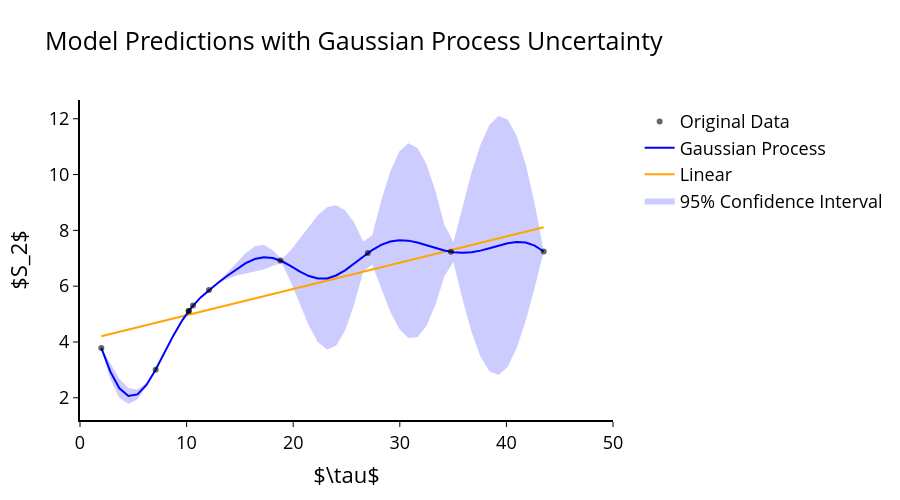

Notebook code for this chart:
### Code cell
import plotly.graph_objects as go

fig = go.Figure()

# 1. Plot the 95% Confidence Interval (Equivalent to ax.fill_between)
# This is done using a single 'scatter' trace in 'lines' mode with 'fill' set to 'tonexty' for the upper bound,
# and another 'scatter' trace for the lower bound which is connected to the upper bound.

# Lower Bound (Invisible line to establish the starting point of the fill)
fig.add_trace(go.Scatter(
    x=X_pred.ravel(),
    y=y_lower_bound_gp_reg,
    line=dict(width=0), # Make the line invisible
    showlegend=False, # Don't show this trace in the legend
    name='_lower_ci' # Internal name
))

# Upper Bound (Fills the area up to the lower bound)
fig.add_trace(go.Scatter(
    x=X_pred.ravel(),
    y=y_upper_bound_gp_reg,
    fill='tonexty', # Fill the area down to the previous trace ('lower_ci')
    fillcolor='rgba(0,0,255,0.2)', # Blue color with 20% opacity (alpha=0.2)
    line=dict(width=0), # Make the line invisible
    mode='lines',
    name='95% Confidence Interval' # This will be the legend entry for the filled area
))

# 2. Plot the Linear Regression Prediction (Equivalent to ax.plot)
fig.add_trace(go.Scatter(
    x=X_pred.ravel(),
    y=y_pred_lin_reg,
    mode='lines',
    name='Linear',
    line=dict(color='orange')
))

# 3. Plot the Gaussian Process Prediction (Equivalent to ax.plot)
fig.add_trace(go.Scatter(
    x=X_pred.ravel(),
    y=y_pred_gp_reg,
    mode='lines',
    name='Gaussian Process',
    line=dict(color='blue')
))

# 4. Plot the Original Data (Equivalent to ax.scatter)
fig.add_trace(go.Scatter(
    x=X.ravel(),
    y=y,
    mode='markers',
    name='Original Data',
    marker=dict(opacity=0.6, color='black')
))


# Define axis properties for cleaner, black lines and visible ticks
axis_style = dict(
    showgrid=False,
    zeroline=False,
    showline=True,        # Show the axis line
    linecolor='black',    # Make the axis line black
    linewidth=2,          # Thicker line
    ticks='outside',      # Explicitly show ticks
    tickcolor='black',    # Make ticks black
    mirror=False,         # Crucial: Setting mirror=False removes the line and ticks on the opposite side (top/right)
)

# 5. Set Axes Labels, Legend, and Layout (Equivalent to ax.set_xlabel, ax.set_ylabel, ax.legend, ax.grid(False))
fig.update_layout(
    xaxis_title="$\\tau$",
    yaxis_title="$S_2$",
    legend=dict(
        orientation="v",
        yanchor="top",
        y=0.99,
        xanchor="left",
        # x=0.01
        x = 1.05
    ),
    # Adjust dimensions (less wide)
    width=900,
    height=500,
    # Increase font size for all text elements
    font=dict(
        color='black', # Set all text to black
        size=18
    ),

    # Remove the light blue background (using 'plotly_white' template)
    template='plotly_white', 

    # Optional: Set a title for the plot
    title='Model Predictions with Gaussian Process Uncertainty ',
    # To mimic ax.grid(False), Plotly's default is often less intrusive,
    # but you can explicitly remove grid lines if necessary:
    # xaxis=dict(showgrid=False),
    yaxis=dict(
        **axis_style
    ),
    xaxis=dict(
        range=[0.0, 50.0],  # <--- This defines the x-axis limits
        # title='Time',
        **axis_style
    )
)

### Figure 1 — Plotly figure (JSON) as saved in the notebook; plotly's stock layout.template omitted (floating-point values rounded to 4 significant figures)
{"data": [{"line": {"width": 0}, "name": "_lower_ci", "showlegend": false, "type": "scatter", "x": [2.0, 2.847, 3.694, 4.541, 5.388, 6.235, 7.082, 7.929, 8.776, 9.622, 10.47, 11.32, 12.16, 13.01, 13.86, 14.7, 15.55, 16.4, 17.24, 18.09, 18.94, 19.79, 20.63, 21.48, 22.33, 23.17, 24.02, 24.87, 25.71, 26.56, 27.41, 28.26, 29.1, 29.95, 30.8, 31.64, 32.49, 33.34, 34.18, 35.03, 35.88, 36.72, 37.57, 38.42, 39.27, 40.11, 40.96, 41.81, 42.65, 43.5], "y": [3.786, 2.665, 1.996, 1.777, 1.945, 2.391, 2.995, 3.601, 4.228, 4.79, 5.243, 5.594, 5.884, 6.105, 6.269, 6.382, 6.455, 6.514, 6.593, 6.732, 6.824, 6.14, 5.342, 4.576, 3.994, 3.729, 3.863, 4.415, 5.336, 6.518, 6.773, 5.893, 5.086, 4.47, 4.144, 4.171, 4.572, 5.324, 6.358, 6.863, 5.539, 4.369, 3.474, 2.939, 2.814, 3.103, 3.773, 4.751, 5.944, 7.243]}, {"fill": "tonexty", "fillcolor": "rgba(0,0,255,0.2)", "line": {"width": 0}, "mode": "lines", "name": "95% Confidence Interval", "type": "scatter", "x": [2.0, 2.847, 3.694, 4.541, 5.388, 6.235, 7.082, 7.929, 8.776, 9.622, 10.47, 11.32, 12.16, 13.01, 13.86, 14.7, 15.55, 16.4, 17.24, 18.09, 18.94, 19.79, 20.63, 21.48, 22.33, 23.17, 24.02, 24.87, 25.71, 26.56, 27.41, 28.26, 29.1, 29.95, 30.8, 31.64, 32.49, 33.34, 34.18, 35.03, 35.88, 36.72, 37.57, 38.42, 39.27, 40.11, 40.96, 41.81, 42.65, 43.5], "y": [3.786, 3.209, 2.685, 2.353, 2.296, 2.529, 2.997, 3.646, 4.262, 4.799, 5.243, 5.6, 5.886, 6.176, 6.5, 6.855, 7.193, 7.433, 7.487, 7.289, 6.962, 7.293, 7.706, 8.151, 8.554, 8.829, 8.902, 8.722, 8.278, 7.603, 7.816, 9.065, 10.11, 10.82, 11.12, 10.96, 10.37, 9.419, 8.205, 7.576, 8.854, 10.06, 11.07, 11.78, 12.1, 11.98, 11.39, 10.37, 8.966, 7.243]}, {"line": {"color": "orange"}, "mode": "lines", "name": "Linear", "type": "scatter", "x": [2.0, 2.847, 3.694, 4.541, 5.388, 6.235, 7.082, 7.929, 8.776, 9.622, 10.47, 11.32, 12.16, 13.01, 13.86, 14.7, 15.55, 16.4, 17.24, 18.09, 18.94, 19.79, 20.63, 21.48, 22.33, 23.17, 24.02, 24.87, 25.71, 26.56, 27.41, 28.26, 29.1, 29.95, 30.8, 31.64, 32.49, 33.34, 34.18, 35.03, 35.88, 36.72, 37.57, 38.42, 39.27, 40.11, 40.96, 41.81, 42.65, 43.5], "y": [4.206, 4.285, 4.365, 4.445, 4.525, 4.604, 4.684, 4.764, 4.843, 4.923, 5.003, 5.082, 5.162, 5.242, 5.321, 5.401, 5.481, 5.561, 5.64, 5.72, 5.8, 5.879, 5.959, 6.039, 6.118, 6.198, 6.278, 6.358, 6.437, 6.517, 6.597, 6.676, 6.756, 6.836, 6.915, 6.995, 7.075, 7.155, 7.234, 7.314, 7.394, 7.473, 7.553, 7.633, 7.712, 7.792, 7.872, 7.952, 8.031, 8.111]}, {"line": {"color": "blue"}, "mode": "lines", "name": "Gaussian Process", "type": "scatter", "x": [2.0, 2.847, 3.694, 4.541, 5.388, 6.235, 7.082, 7.929, 8.776, 9.622, 10.47, 11.32, 12.16, 13.01, 13.86, 14.7, 15.55, 16.4, 17.24, 18.09, 18.94, 19.79, 20.63, 21.48, 22.33, 23.17, 24.02, 24.87, 25.71, 26.56, 27.41, 28.26, 29.1, 29.95, 30.8, 31.64, 32.49, 33.34, 34.18, 35.03, 35.88, 36.72, 37.57, 38.42, 39.27, 40.11, 40.96, 41.81, 42.65, 43.5], "y": [3.786, 2.937, 2.341, 2.065, 2.121, 2.46, 2.996, 3.623, 4.245, 4.795, 5.243, 5.597, 5.885, 6.14, 6.384, 6.618, 6.824, 6.974, 7.04, 7.01, 6.893, 6.716, 6.524, 6.363, 6.274, 6.279, 6.383, 6.569, 6.807, 7.061, 7.294, 7.479, 7.599, 7.647, 7.632, 7.567, 7.473, 7.371, 7.282, 7.22, 7.197, 7.216, 7.274, 7.36, 7.456, 7.539, 7.584, 7.563, 7.455, 7.243]}, {"marker": {"color": "black", "opacity": 0.6}, "mode": "markers", "name": "Original Data", "type": "scatter", "x": [10.2, 43.5, 34.8, 27.0, 10.6, 7.1, 18.8, 2.0, 10.2, 12.1], "y": [5.112, 7.243, 7.233, 7.186, 5.303, 3.009, 6.917, 3.786, 5.112, 5.865]}], "layout": {"font": {"color": "black", "size": 18}, "height": 500, "legend": {"orientation": "v", "x": 1.05, "xanchor": "left", "y": 0.99, "yanchor": "top"}, "title": {"text": "Model Predictions with Gaussian Process Uncertainty "}, "width": 900, "xaxis": {"linecolor": "black", "linewidth": 2, "mirror": false, "range": [0, 50], "showgrid": false, "showline": true, "tickcolor": "black", "ticks": "outside", "title": {"text": "$\\tau$"}, "zeroline": false}, "yaxis": {"linecolor": "black", "linewidth": 2, "mirror": false, "showgrid": false, "showline": true, "tickcolor": "black", "ticks": "outside", "title": {"text": "$S_2$"}, "zeroline": false}}}
